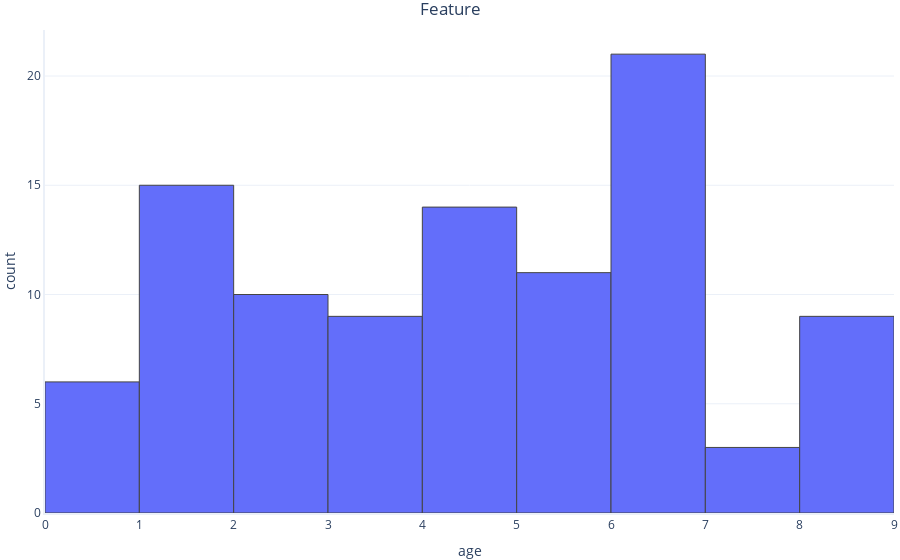
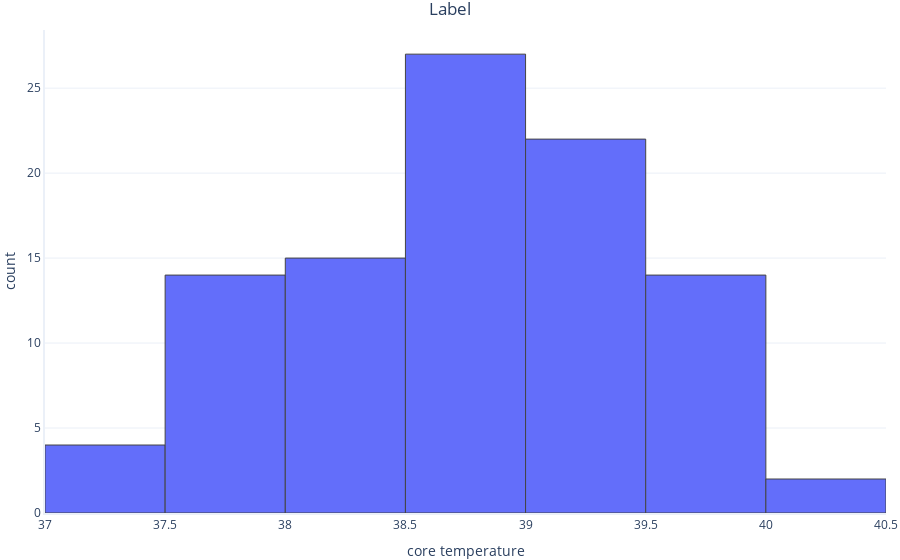

The notebook cell saved with these charts, in order:
### Markdown cell above
Visualización de datos
Echemos un vistazo a cómo se distribuyen las características y las etiquetas.

### Code cell
import graphing

graphing.histogram(dataset, label_x='age', nbins=10, title="Feature", show=True)
graphing.histogram(dataset, label_x='core_temperature', nbins=10, title="Label")

### Figure 1 — Plotly figure (JSON) as saved in the notebook; plotly's stock layout.template omitted (floating-point values rounded to 4 significant figures)
{"data": [{"alignmentgroup": "True", "bingroup": "x", "hovertemplate": "age=%{x}<br>count=%{y}<extra></extra>", "legendgroup": "", "marker": {"color": "#636efa", "pattern": {"shape": ""}}, "name": "", "nbinsx": 10, "offsetgroup": "", "orientation": "v", "showlegend": false, "type": "histogram", "x": [6.9, 5.4, 5.4, 4.8, 4.8, 7.8, 2.7, 5.7, 1.5, 1.8, 4.2, 4.5, 1.5, 5.1, 4.8, 5.1, 3.6, 4.2, 2.7, 8.7, 0.9, 6.3, 1.2, 2.7, 6, 6, 0.6, 3.9, 6, 5.7, 6.9, 5.1, 2.1, 3.6, 6.3, 2.4, 8.4, 7.5, 5.7, 5.7, 2.7, 4.2, 6.9, 3, 1.8, 2.4, 6.3, 0.6, 1.8, 4.8, 8.4, 8.1, 6.3, 8.7, 4.5, 4.5, 7.5, 1.2, 5.7, 0.6, 6.9, 8.1, 0.6, 1.2, 6.6, 8.1, 2.7, 3.9, 4.2, 6.9, 1.2, 3.9, 3.6, 0.3, 3, 8.7, 2.1, 6.6, 1.5, 5.1, 6, 2.1, 6, 4.2, 1.5, 1.8, 1.8, 6.9, 6.9, 4.5, 1.8, 8.4, 3, 4.5, 1.8, 6.6, 6.9, 6], "xaxis": "x", "yaxis": "y"}], "layout": {"barmode": "relative", "legend": {"tracegroupgap": 0}, "title": {"text": "Feature"}, "xaxis": {"anchor": "y", "domain": [0, 1], "title": {"text": "age"}}, "yaxis": {"anchor": "x", "domain": [0, 1], "title": {"text": "count"}}}}

### Figure 2 — Plotly figure (JSON) as saved in the notebook; plotly's stock layout.template omitted (floating-point values rounded to 4 significant figures)
{"data": [{"alignmentgroup": "True", "bingroup": "x", "hovertemplate": "core temperature=%{x}<br>count=%{y}<extra></extra>", "legendgroup": "", "marker": {"color": "#636efa", "pattern": {"shape": ""}}, "name": "", "nbinsx": 10, "offsetgroup": "", "orientation": "v", "showlegend": false, "type": "histogram", "x": [38.42, 39.02, 39.15, 39.06, 38.66, 38.61, 39.47, 38.82, 37.78, 39.18, 39.52, 38.58, 38.28, 38.4, 38.65, 39.62, 37.73, 39.37, 37.99, 39.93, 37.61, 38.83, 37.4, 38.99, 39.72, 38.1, 37.6, 39.5, 38.5, 38.27, 38.7, 39.08, 38.29, 38.4, 39.3, 38.38, 38.47, 39.59, 38.13, 39.8, 37.93, 39.67, 38.21, 38.93, 37.8, 37.52, 39.35, 38.92, 38.73, 38.35, 40.17, 39.48, 39.96, 39.03, 39.71, 37.87, 38.93, 38.76, 38.98, 39.07, 39.31, 40.26, 39.2, 37.47, 38.62, 39.74, 37.96, 38.52, 39.59, 39.49, 37.32, 38.3, 39.33, 38.18, 37.79, 38.97, 37.98, 38.93, 37.99, 39.87, 38.51, 39.15, 38.61, 38.95, 37.47, 38.24, 38.77, 39.87, 38.87, 39.09, 39.0, 39.26, 38.68, 37.94, 38.79, 39.49, 38.58, 39.77], "xaxis": "x", "yaxis": "y"}], "layout": {"barmode": "relative", "legend": {"tracegroupgap": 0}, "title": {"text": "Label"}, "xaxis": {"anchor": "y", "domain": [0, 1], "title": {"text": "core temperature"}}, "yaxis": {"anchor": "x", "domain": [0, 1], "title": {"text": "count"}}}}
